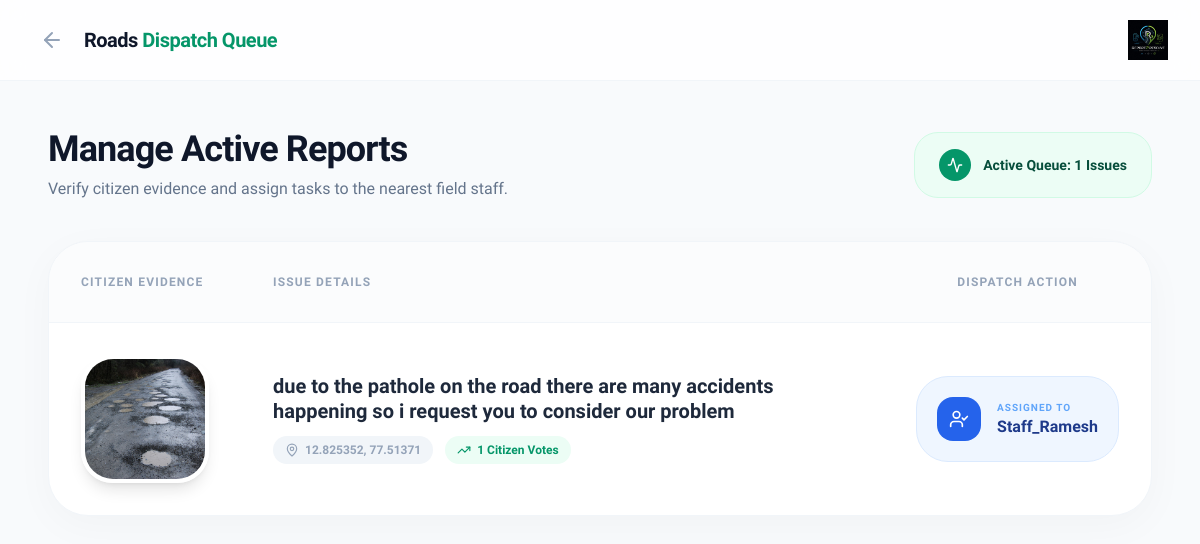
The page /dept/Roads on the database its author committed.
### app.py (models this page shows)
class Complaint(db.Model):
    id = db.Column(db.Integer, primary_key=True)
    description = db.Column(db.String(500))
    dept = db.Column(db.String(100))
    status = db.Column(db.String(50), default='Submitted')
    lat = db.Column(db.Float)
    lng = db.Column(db.Float)
    img_before = db.Column(db.String(200), default='pothole_before.jpg')
    img_after = db.Column(db.String(200))
    vote_count = db.Column(db.Integer, default=1)
    assigned_to = db.Column(db.String(100), nullable=True)

### app.py (the view)
@app.route('/dept/<name>')
def dept_view(name):
    items = Complaint.query.filter_by(dept=name).all()
    return render_template('officer_dept.html', items=items, dept_name=name)

### templates/officer_dept.html (shortened to what this page needs)
<!DOCTYPE html>
<html lang="en">
<head>
    <script src="https://cdn.tailwindcss.com"></script>
</head>
<body class="min-h-screen">
    <nav class="bg-white/80 backdrop-blur-md border-b border-slate-100 sticky top-0 z-50">
        <div class="max-w-7xl mx-auto px-8 py-5 flex items-center justify-between">
            <div class="flex items-center gap-3">
                <a href="/officer_hub" class="p-2 hover:bg-slate-100 rounded-xl transition-colors text-slate-400 hover:text-emerald-600">
                    <i data-lucide="arrow-left" class="w-6 h-6"></i>
                </a>
                <h1 class="text-xl font-extrabold tracking-tight">{{ dept_name }} <span class="text-emerald-600">Dispatch Queue</span></h1>
            </div>
            <img src="{{ url_for('static', filename='Report2Resolve.jpg') }}" alt="Logo" class="w-10 h-auto">
        </div>
    </nav>
    <main class="max-w-7xl mx-auto p-8 md:p-12">
        <header class="mb-10 flex flex-col md:flex-row md:items-center justify-between gap-6">
            <div>
                <h2 class="text-4xl font-black text-slate-900 tracking-tight">Manage Active Reports</h2>
                <p class="text-slate-500 font-medium mt-2">Verify citizen evidence and assign tasks to the nearest field staff.</p>
            </div>
            <div class="flex items-center gap-3 bg-emerald-50 px-6 py-4 rounded-3xl border border-emerald-100">
                <div class="bg-emerald-600 text-white p-2 rounded-full"><i data-lucide="activity" class="w-4 h-4"></i></div>
                <span class="font-bold text-emerald-900 text-sm">Active Queue: {{ items|length }} Issues</span>
            </div>
        </header>
        <div class="glass-table">
            <div class="overflow-x-auto">
                <table class="w-full text-left border-collapse">
                    <thead class="bg-slate-50/50 border-b border-slate-100">
                        <tr>
                            <th class="p-8 text-xs font-black text-slate-400 uppercase tracking-widest">Citizen Evidence</th>
                            <th class="p-8 text-xs font-black text-slate-400 uppercase tracking-widest">Issue Details</th>
                            <th class="p-8 text-xs font-black text-slate-400 uppercase tracking-widest text-center">Dispatch Action</th>
                        </tr>
                    </thead>
                    <tbody class="divide-y divide-slate-100">
                        {% for item in items %}
                        <tr class="hover:bg-slate-50/50 transition-colors">
                            <td class="p-8 w-48">
                                <div class="relative group">
                                    <img src="{{ url_for('static', filename='uploads/' + item.img_before) }}"
                                         class="w-32 h-32 object-cover rounded-[2rem] border-4 border-white shadow-lg group-hover:scale-105 transition-transform duration-300">
                                </div>
                            </td>
                            <td class="p-8">
                                <div class="space-y-3">
                                    <h4 class="text-xl font-bold text-slate-800 leading-tight">{{ item.description }}</h4>
                                    <div class="flex flex-wrap gap-3">
                                        <span class="flex items-center gap-1.5 text-xs font-bold text-slate-400 bg-slate-100 px-3 py-1.5 rounded-full">
                                            <i data-lucide="map-pin" class="w-3.5 h-3.5"></i> {{ item.lat }}, {{ item.lng }}
                                        </span>
                                        <span class="flex items-center gap-1.5 text-xs font-bold text-emerald-600 bg-emerald-50 px-3 py-1.5 rounded-full">
                                            <i data-lucide="trending-up" class="w-3.5 h-3.5"></i> {{ item.vote_count }} Citizen Votes
                                        </span>
                                    </div>
                                </div>
                            </td>
                            <td class="p-8">
                                {% if item.status == 'Submitted' %}
                                <form action="/assign/{{ item.id }}" method="POST" class="flex flex-col gap-3 max-w-xs mx-auto">
                                    <div class="relative">
                                        <select name="worker_name" required class="worker-select w-full bg-slate-100 border-2 border-transparent focus:border-emerald-500 rounded-2xl p-4 text-sm font-bold outline-none transition-all">
                                            <option value="" disabled selected>Select Field Staff</option>
                                            <option value="Staff_Ramesh">Staff Ramesh (0.4km away)</option>
                                            <option value="Staff_Suresh">Staff Suresh (1.1km away)</option>
                                            <option value="Staff_Priya">Staff Priya (On standby)</option>
                                        </select>
                                    </div>
                                    <button type="submit" class="w-full bg-emerald-600 hover:bg-emerald-700 text-white font-bold py-4 rounded-2xl shadow-lg shadow-emerald-100 transition-all flex items-center justify-center gap-2">
                                        Confirm Assignment <i data-lucide="chevron-right" class="w-4 h-4"></i>
                                    </button>
                                </form>
                                {% else %}
                                <div class="bg-blue-50 border border-blue-100 p-5 rounded-[2rem] flex items-center gap-4 max-w-xs mx-auto">
                                    <div class="bg-blue-600 text-white p-3 rounded-2xl"><i data-lucide="user-check" class="w-5 h-5"></i></div>
                                    <div>
                                        <p class="text-[10px] font-black text-blue-400 uppercase tracking-widest">Assigned To</p>
                                        <p class="font-bold text-blue-900">{{ item.assigned_to }}</p>
                                    </div>
                                </div>
                                {% endif %}
                            </td>
                        </tr>
                        {% endfor %}
                    </tbody>
                </table>
            </div>
        </div>
    </main>
</body>
</html>

### templates/officer_dept.html (style rules this page uses)
body { font-family: 'Plus Jakarta Sans', sans-serif; background-color: #f8fafc; color: #0f172a; }
.glass-table { background: white; border-radius: 2.5rem; box-shadow: 0 10px 40px rgba(0, 0, 0, 0.03); border: 1px solid #f1f5f9; overflow: hidden; }

### rows shown on the page
Complaint: dept "Roads", img_before (picture), description "due to the pathole on the road there are many accidents happening so i request you to consider our problem", lat "12.825352", lng "77.51371", vote_count "1", assigned_to "Staff_Ramesh"

### other values the page prints
{{ items|length }} "1"
